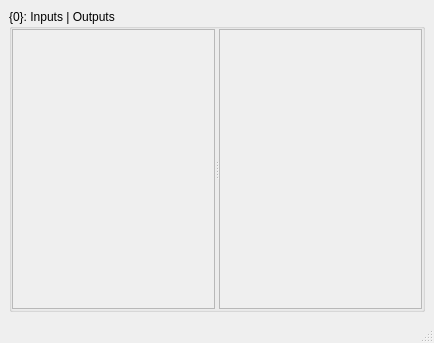
<?xml version="1.0" encoding="UTF-8"?>
<ui version="4.0">
 <class>win_debugios</class>
 <widget class="QMainWindow" name="win_debugios">
  <property name="geometry">
   <rect>
    <x>0</x>
    <y>0</y>
    <width>434</width>
    <height>343</height>
   </rect>
  </property>
  <widget class="QWidget" name="centralwidget">
   <layout class="QVBoxLayout" name="verticalLayout">
    <item>
     <widget class="QGroupBox" name="gb_io">
      <property name="title">
       <string>{0}: Inputs | Outputs</string>
      </property>
      <layout class="QVBoxLayout" name="verticalLayout_2">
       <property name="leftMargin">
        <number>0</number>
       </property>
       <property name="topMargin">
        <number>0</number>
       </property>
       <property name="rightMargin">
        <number>0</number>
       </property>
       <property name="bottomMargin">
        <number>0</number>
       </property>
       <item>
        <widget class="QSplitter" name="splitter">
         <property name="orientation">
          <enum>Qt::Horizontal</enum>
         </property>
         <property name="childrenCollapsible">
          <bool>false</bool>
         </property>
         <widget class="QScrollArea" name="sca_inp">
          <property name="lineWidth">
           <number>0</number>
          </property>
          <property name="widgetResizable">
           <bool>true</bool>
          </property>
          <widget class="QWidget" name="saw_inp">
           <property name="geometry">
            <rect>
             <x>0</x>
             <y>0</y>
             <width>201</width>
             <height>275</height>
            </rect>
           </property>
           <layout class="QFormLayout" name="form_inp">
            <property name="labelAlignment">
             <set>Qt::AlignRight|Qt::AlignTrailing|Qt::AlignVCenter</set>
            </property>
            <property name="topMargin">
             <number>6</number>
            </property>
            <property name="bottomMargin">
             <number>6</number>
            </property>
           </layout>
          </widget>
         </widget>
         <widget class="QScrollArea" name="sca_out">
          <property name="lineWidth">
           <number>0</number>
          </property>
          <property name="widgetResizable">
           <bool>true</bool>
          </property>
          <widget class="QWidget" name="saw_out">
           <property name="geometry">
            <rect>
             <x>0</x>
             <y>0</y>
             <width>201</width>
             <height>275</height>
            </rect>
           </property>
           <layout class="QFormLayout" name="form_out">
            <property name="labelAlignment">
             <set>Qt::AlignRight|Qt::AlignTrailing|Qt::AlignVCenter</set>
            </property>
            <property name="topMargin">
             <number>6</number>
            </property>
            <property name="bottomMargin">
             <number>6</number>
            </property>
           </layout>
          </widget>
         </widget>
        </widget>
       </item>
      </layout>
     </widget>
    </item>
   </layout>
  </widget>
  <widget class="QStatusBar" name="stat_bar"/>
 </widget>
 <resources/>
 <connections/>
</ui>
